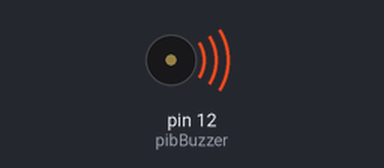
Simulated run of this sketch. Board: Arduino Uno, built with avr-gcc and run on an emulated ATmega328P. Shown: buzzer (waves = sounding).

Above: at 0.1 s.
Timing chart, 0 to 1.9 s (numbered marks = the images above):
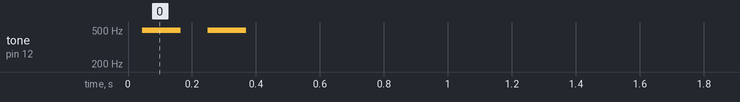

The sketch:

zummer.ino
```cpp
int pibBuzzer = 12; // пин для подключения зуммера

void setup()
{
    pinMode(pibBuzzer, OUTPUT); // включаем пин зуммера на вывод
        //byte i;

    // воспроизвести звук
    for (int i = 0; i < 50; i++)
    {
        digitalWrite(pibBuzzer, HIGH); // включить звук
        delay(1); // задержка в 1 мсек.
        digitalWrite(pibBuzzer, LOW); // выключить звук
        delay(1); // задержка в 1 мсек.
    }
    delay(100);
        for (int i = 0; i < 50; i++)
    {
        digitalWrite(pibBuzzer, HIGH); // включить звук
        delay(1); // задержка в 1 мсек.
        digitalWrite(pibBuzzer, LOW); // выключить звук
        delay(1); // задержка в 1 мсек.
    }

    delay(10000);
}

void loop()
{


    // Частота звука зависит от продолжительности задержки при включении и выклюении питания зуммера
    // аналогичный цикл, но с частотой в 2 раза меньше:

}
```
